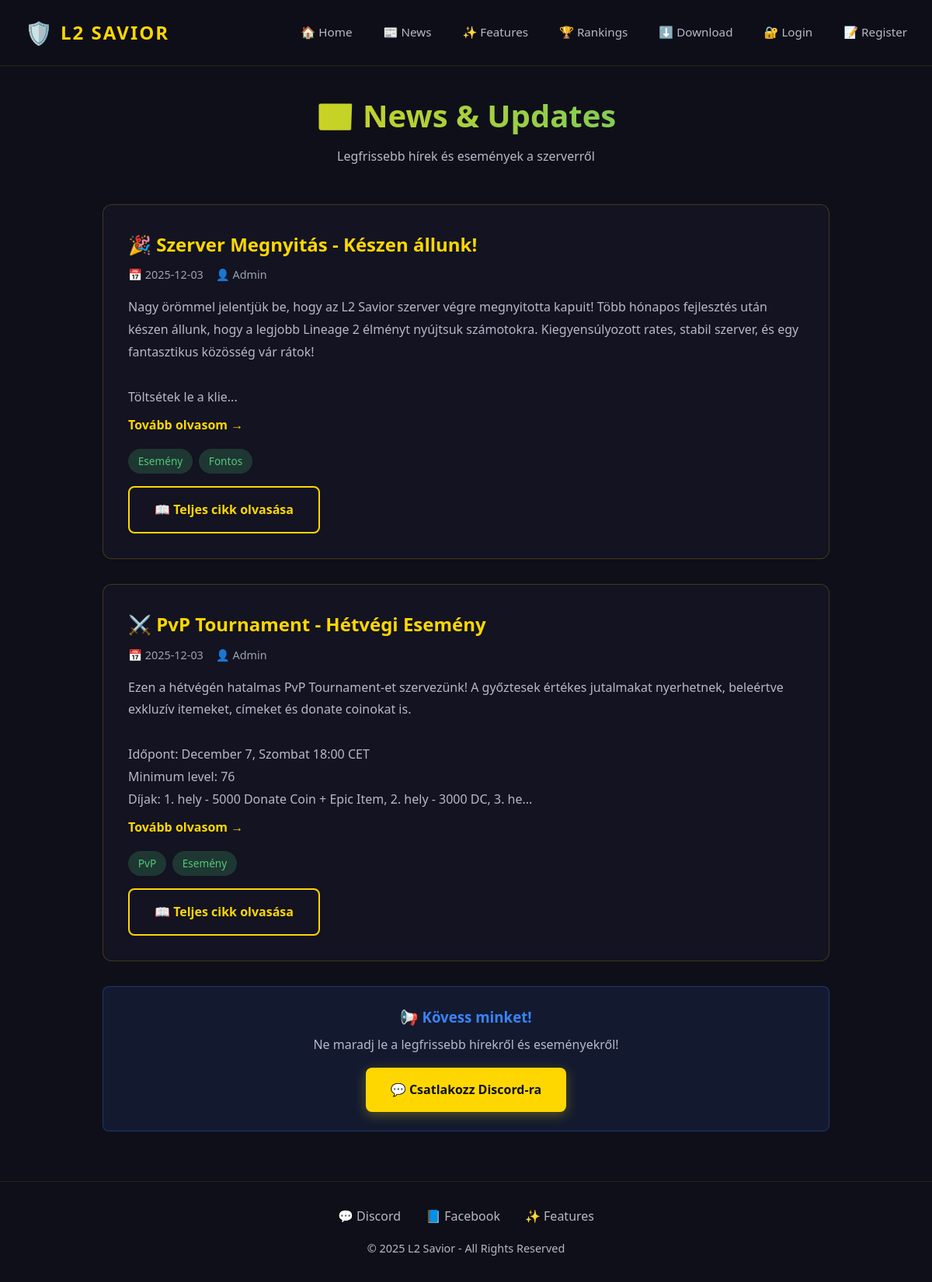
Page /news.php on the committed database.
### tables this page shows
CREATE TABLE IF NOT EXISTS `news` (
  `id` int(11) NOT NULL AUTO_INCREMENT,
  `title` varchar(255) NOT NULL,
  `content` text NOT NULL,
  `author` varchar(50) NOT NULL,
  `tags` varchar(255) DEFAULT NULL,
  `created_at` timestamp NOT NULL DEFAULT CURRENT_TIMESTAMP,
  `updated_at` timestamp NULL DEFAULT NULL ON UPDATE CURRENT_TIMESTAMP,
  `published` tinyint(1) NOT NULL DEFAULT '1',
  PRIMARY KEY (`id`)
);

### news.php (the view, shortened to what this page needs)
<?php
try {
    $pdo = getDBConnection(DB_GS);
    $stmt = $pdo->query("SELECT * FROM news WHERE published = 1 ORDER BY created_at DESC");
    $newsList = $stmt->fetchAll();
} catch (PDOException $e) {
    $newsList = [];
}
include 'includes/header.php';
?>
<div class="news-container">
    <div class="news-header">
        <h1>📰 News & Updates</h1>
        <p style="color: #b8b8c8;">Legfrissebb hírek és események a szerverről</p>
    </div>
    <?php if (!empty($newsList)): ?>
        <?php foreach ($newsList as $news): ?>
            <article class="news-item">
                <h2><?php echo htmlspecialchars($news['title']); ?></h2>
                <div class="news-meta">
                    <span>📅 <?php echo date('Y-m-d', strtotime($news['created_at'])); ?></span>
                    <span>👤 <?php echo htmlspecialchars($news['author'] ?? 'Admin'); ?></span>
                </div>
                <div class="news-content">
                    <?php
                    $content = htmlspecialchars($news['content']);
                    if (strlen($content) > 300) {
                        echo nl2br(substr($content, 0, 300)) . '...';
                        echo '<br><a href="news_view.php?id=' . $news['id'] . '" class="read-more">Tovább olvasom →</a>';
                    } else {
                        echo nl2br($content);
                    }
                    ?>
                </div>
                <?php if (!empty($news['tags'])): ?>
                    <div class="news-tags">
                        <?php
                        $tags = explode(',', $news['tags']);
                        foreach ($tags as $tag):
                        ?>
                            <span class="news-tag"><?php echo htmlspecialchars(trim($tag)); ?></span>
                        <?php endforeach; ?>
                    </div>
                <?php endif; ?>
                <?php if (strlen($news['content']) > 300): ?>
                    <a href="news_view.php?id=<?php echo $news['id']; ?>" class="btn btn-secondary" style="margin-top: 1rem;">
                        📖 Teljes cikk olvasása
                    </a>
                <?php endif; ?>
            </article>
        <?php endforeach; ?>
    <?php endif; ?>
    <div style="text-align: center; margin-top: 2rem; padding: 1.5rem; background: rgba(59, 130, 246, 0.1); border: 1px solid rgba(59, 130, 246, 0.3); border-radius: 8px;">
        <h3 style="color: #3b82f6; margin-bottom: 0.5rem;">📢 Kövess minket!</h3>
        <p style="color: #b8b8c8; margin-bottom: 1rem;">Ne maradj le a legfrissebb hírekről és eseményekről!</p>
        <a href="https://discord.gg/yourdiscord" target="_blank" class="btn btn-primary">💬 Csatlakozz Discord-ra</a>
    </div>
</div>
<?php include 'includes/footer.php'; ?>

### css/style.css (style rules this page uses)
* { margin: 0; padding: 0; box-sizing: border-box; }
body { font-family: 'Segoe UI', Tahoma, Geneva, Verdana, sans-serif; background: #0f0f1a; color: #b8b8c8; line-height: 1.6; min-height: 100vh; }
.btn { display: inline-flex; align-items: center; gap: 0.5rem; padding: 1rem 2rem; text-decoration: none; border-radius: 8px; font-weight: 600; font-size: 1rem; transition: all 0.3s; border: none; cursor: pointer; }
.btn-primary { background: #ffd700; color: #0f0f1a; box-shadow: 0 4px 15px rgba(255, 215, 0, 0.3); }
.btn-secondary { background: transparent; border: 2px solid #ffd700; color: #ffd700; }

### css/animations.css (style rules this page uses)
html { scroll-behavior: smooth; }
.btn { transition: all 0.3s ease; position: relative; overflow: hidden; }
.btn::before { content: ''; position: absolute; top: 50%; left: 50%; width: 0; height: 0; border-radius: 50%; background: rgba(255, 255, 255, 0.1); transform: translate(-50%, -50%); transition: width 0.5s, height 0.5s; }

### news.php (style rules this page uses)
.news-container { max-width: 1000px; margin: 2rem auto; padding: 0 2rem; }
.news-header { text-align: center; margin-bottom: 3rem; }
.news-header h1 { background: linear-gradient(90deg, #ffd700, #50c878); -webkit-background-clip: text; -webkit-text-fill-color: transparent; font-size: 2.5rem; font-weight: 800; margin-bottom: 0.5rem; }
.news-item { background: rgba(21, 21, 35, 0.8); border: 1px solid rgba(255, 215, 0, 0.2); border-radius: 12px; padding: 2rem; margin-bottom: 2rem; transition: all 0.3s; }
.news-item h2 { color: #ffd700; margin-bottom: 0.5rem; font-size: 1.5rem; }
.news-meta { color: #9ca3af; font-size: 0.9rem; margin-bottom: 1rem; display: flex; gap: 1rem; flex-wrap: wrap; }
.news-meta span { display: inline-flex; align-items: center; gap: 0.3rem; }
.news-content { color: #b8b8c8; line-height: 1.8; margin-bottom: 1rem; }
.news-tags { display: flex; gap: 0.5rem; flex-wrap: wrap; margin-top: 1rem; }
.news-tag { background: rgba(80, 200, 120, 0.2); color: #50c878; padding: 0.3rem 0.8rem; border-radius: 20px; font-size: 0.85rem; }
.read-more { display: inline-block; color: #ffd700; text-decoration: none; font-weight: 600; margin-top: 0.5rem; transition: color 0.3s; }

### rows in the picture
news: title "🎉 Szerver Megnyitás - Készen állunk!", created_at "2025-12-03", author "Admin", content "Nagy örömmel jelentjük be, hogy az L2 Savior szerver végre megnyitotta kapuit! Több hónapos fejlesztés után készen állunk, hogy a legjobb Lineage 2 élményt nyújtsuk számotokra. Kiegyensúlyozott rates, stabil szerver, és egy fantasztikus közösség vár rátok! Töltsétek le a klie", tags "Esemény", tags "Fontos"
news: title "⚔️ PvP Tournament - Hétvégi Esemény", created_at "2025-12-03", author "Admin", content "Ezen a hétvégén hatalmas PvP Tournament-et szervezünk! A győztesek értékes jutalmakat nyerhetnek, beleértve exkluzív itemeket, címeket és donate coinokat is. Időpont: December 7, Szombat 18:00 CET Minimum level: 76 Díjak: 1. hely - 5000 Donate Coin + Epic Item, 2. hely - 3000 DC, 3. he", tags "PvP", tags "Esemény"
